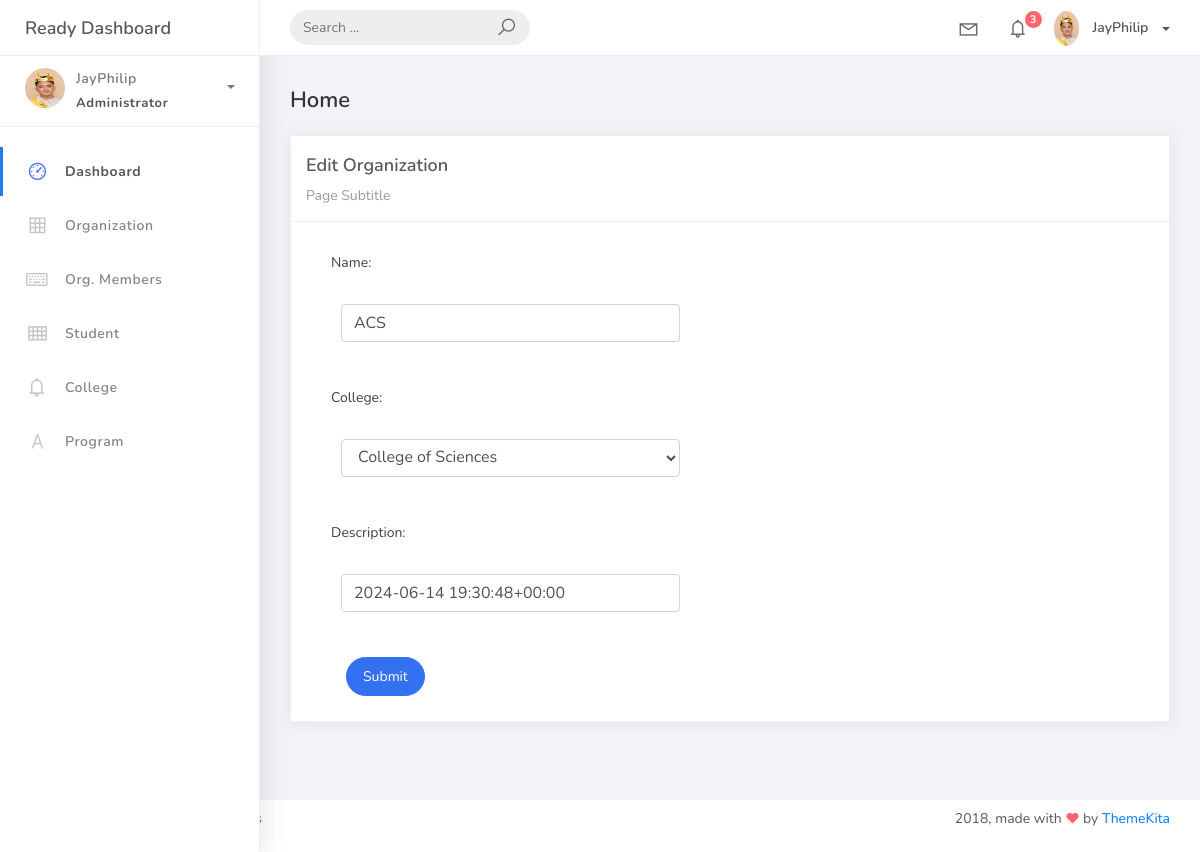
/organization_list/1, run on an earlier commit of the app's database.
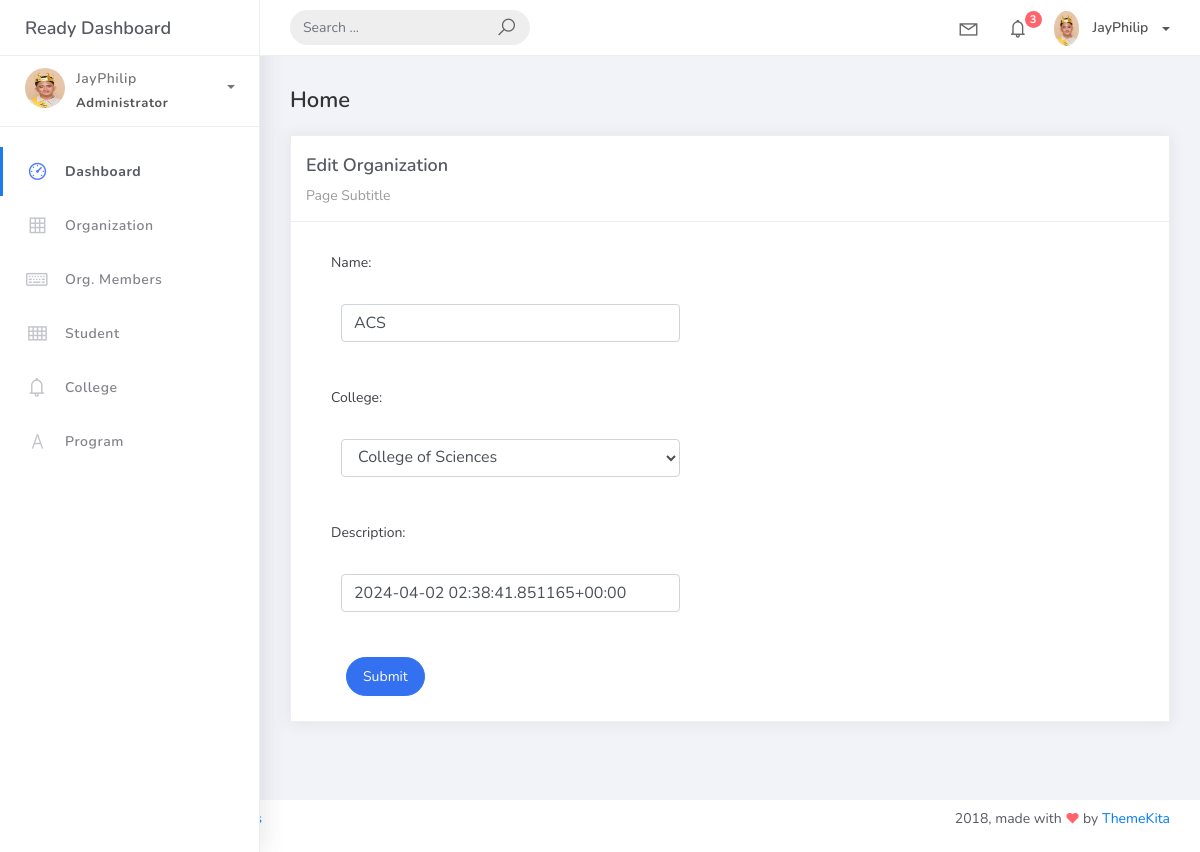
And on a later commit of the database.
### studentorg/models.py (models this page shows, shortened)
class BaseModel (models.Model):
    created_at = models.DateTimeField(auto_now_add=True, db_index=True)
    updated_at = models.DateTimeField (auto_now=True)
    class Meta:
        abstract = True

class Organization(BaseModel):
    name = models.CharField(max_length=250)
    college = models.ForeignKey (
        College, null=True, blank=True, on_delete=models.CASCADE)
    description = models.CharField(max_length=500)

### studentorg/views.py (the view)
# urls.py: path('organization_list/<pk>', OrganizationUpdateView.as_view(), name='organization-update'),
class OrganizationUpdateView(UpdateView):
    model = Organization
    form_class = OrganizationForm
    template_name = 'org_edit.html'
    success_url = reverse_lazy('organization-list')

### studentorg/forms.py
class OrganizationForm(ModelForm):
    class Meta:
        model = Organization
        fields = "__all__"

### studentorg/models.py (called while the page is built)
    def __str__(self):
        return self.college_name

### templates/org_edit.html
{% extends 'base.html' %} {% load static %} {% block content %}
<div class="content">
    <div class="container-fluid">
        <h4 class="page-title">Home</h4>
        <div class="row">
            <div class="col-md-12">
                <div class="card">
                    <div class="card-header">
                        <div class="card-title">Edit Organization</div>
                        <div class="card-category">Page Subtitle</div>
                    </div>
                    <div class="col-md-6">
                        <div class="card-body">
                            <form class="" action="" method="post" novalidate>
                                {% csrf_token %} {% include 'includes/form.html' %}
                                <div class="form-group">
                                    <div class="col-md-12 col-sm-3">
                                        <button type="submit" class="btn btn-primary btn-rounded">Submit</button>
                                    </div>
                                </div>
                            </form>
                        </div>
                    </div>
                </div>
            </div>
        </div>
    </div>
</div>
{% endblock %}

### templates/includes/form.html (shortened to what this page needs)
{% load widget_tweaks %}
{% for field in form %}
<div class="field item form-group">
    <label>{{ field.label_tag }}</label>
    <div class="form-group">
        {% render_field field class="form-control" %}
    </div>
</div>
{% endfor %}

What changed in the data, as far as the page shows it:
changed Organization "ACS": description "2024-06-14 19:30:48+00:00" → "2024-04-02 02:38:41.851165+00:00"
